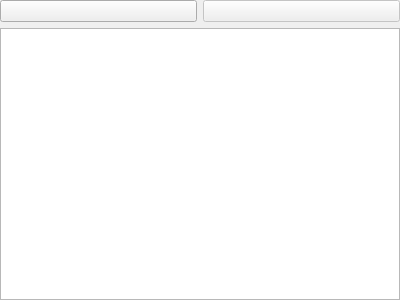
<?xml version="1.0" encoding="UTF-8"?>
<ui version="4.0">
 <class>LibraryWidget</class>
 <widget class="QWidget" name="LibraryWidget">
  <property name="geometry">
   <rect>
    <x>0</x>
    <y>0</y>
    <width>400</width>
    <height>300</height>
   </rect>
  </property>
  <property name="windowTitle">
   <string>Form</string>
  </property>
  <layout class="QVBoxLayout" name="layMain">
   <property name="leftMargin">
    <number>0</number>
   </property>
   <property name="topMargin">
    <number>0</number>
   </property>
   <property name="rightMargin">
    <number>0</number>
   </property>
   <property name="bottomMargin">
    <number>0</number>
   </property>
   <item>
    <layout class="QHBoxLayout" name="layButtons">
     <item>
      <widget class="QPushButton" name="btnAdd">
       <property name="text">
        <string/>
       </property>
       <property name="icon">
        <iconset resource="qjsynth.qrc">
         <normaloff>:/gfx/add.png</normaloff>:/gfx/add.png</iconset>
       </property>
      </widget>
     </item>
     <item>
      <widget class="QPushButton" name="btnDelete">
       <property name="enabled">
        <bool>false</bool>
       </property>
       <property name="text">
        <string/>
       </property>
       <property name="icon">
        <iconset resource="qjsynth.qrc">
         <normaloff>:/gfx/delete.png</normaloff>:/gfx/delete.png</iconset>
       </property>
      </widget>
     </item>
    </layout>
   </item>
   <item>
    <widget class="QListView" name="lstItems">
     <property name="contextMenuPolicy">
      <enum>Qt::CustomContextMenu</enum>
     </property>
     <property name="dragEnabled">
      <bool>true</bool>
     </property>
     <property name="dragDropOverwriteMode">
      <bool>false</bool>
     </property>
     <property name="dragDropMode">
      <enum>QAbstractItemView::InternalMove</enum>
     </property>
     <property name="defaultDropAction">
      <enum>Qt::MoveAction</enum>
     </property>
     <property name="alternatingRowColors">
      <bool>false</bool>
     </property>
     <property name="uniformItemSizes">
      <bool>true</bool>
     </property>
    </widget>
   </item>
  </layout>
 </widget>
 <resources>
  <include location="qjsynth.qrc"/>
 </resources>
 <connections/>
</ui>
